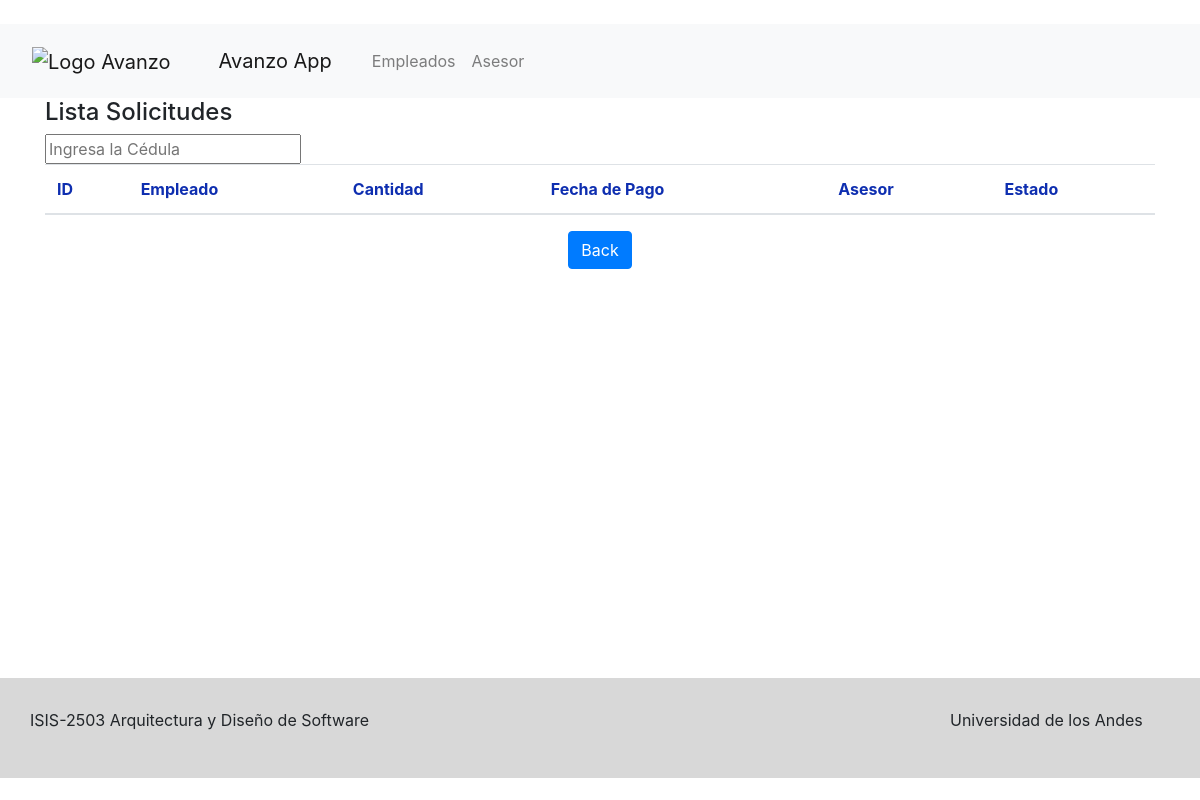
Page /asesor/ on the earlier database version.
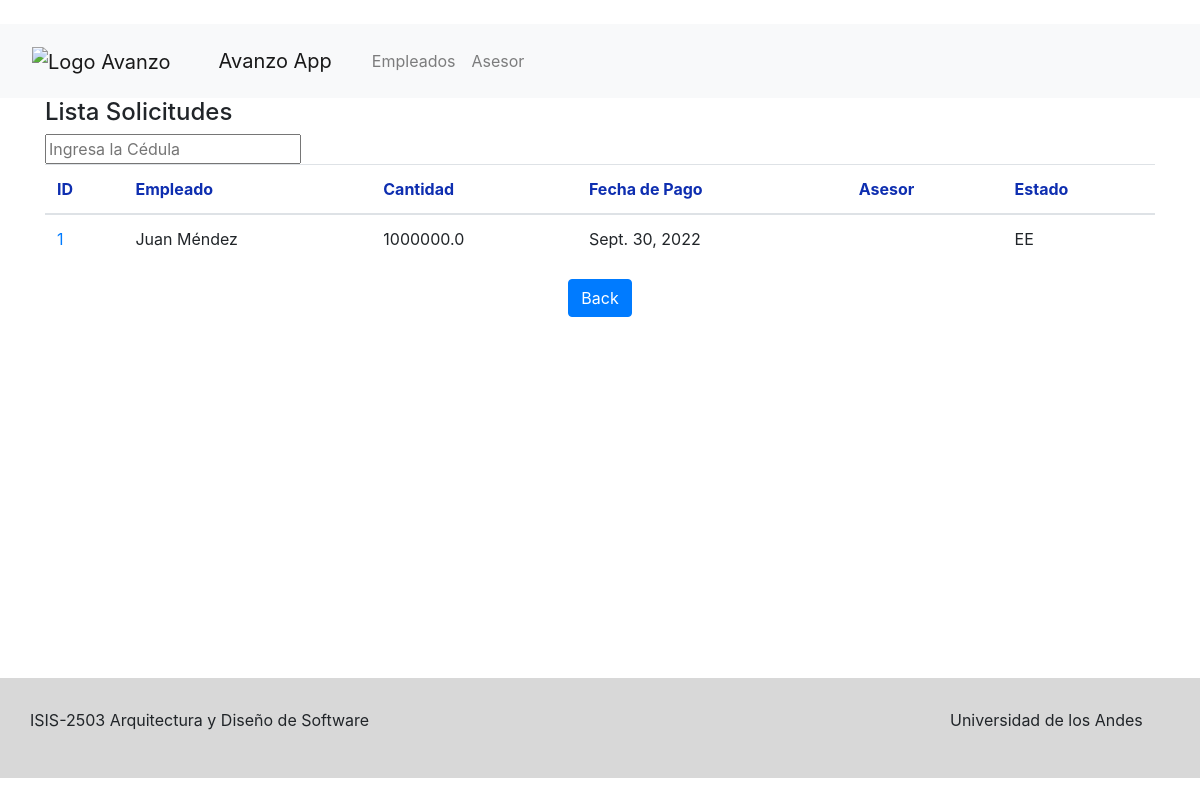
Same page on the later database version.
### Solicitud/models.py (models this page shows, shortened)
class Solicitud(models.Model):
    empleadoAfiliado = models.ForeignKey(EmpleadoAfiliado, on_delete=models.CASCADE)
    cantidad = models.FloatField()
    fechaPago = models.DateField()
    asesor = models.ForeignKey(AsesorAvanzo, on_delete=models.CASCADE, null = True, blank = True)
    class Enumeracion(models.TextChoices):
        EN_ESPERA = ("EE", "En Espera")
        APROBADO = ('AP', 'Aprobado')
        REPROBADO = ('RP', 'Reprobado')
        REINTENTE = ('RE', 'Reintente subiendo documentos más fiables')
    estado = models.CharField(
        max_length = 2,
        choices = Enumeracion.choices,
        default = Enumeracion.EN_ESPERA
    )

### EmpleadoAfiliado/models.py (models this page shows, shortened)
class EmpleadoAfiliado(models.Model):
    nombre = models.CharField(max_length=50)
    identificacion = models.CharField(max_length=15)
    empresa = models.ForeignKey(EmpresaAfiliada, on_delete=models.CASCADE)

### AsesorAvanzo/views.py (the view)
# urls.py: path('asesor/', views.listaSolicitudes, name="listaSolicitudes"),
def listaSolicitudes(request):
    solicitudes = get_solicitudes()
    id=request.GET.get('q')
    if id != None:
        print("id " ,id)
        old = solicitudes
        solicitudes = getSolicitudesByEmpleado(id)
        if (solicitudes == None):
            solicitudes = old
    return render(request, 'asesor.html', {'solicitudes': solicitudes})

### AsesorAvanzo/logic/logic_asesorAvanzo.py (called while the page is built)
def get_solicitudes():
    queryset = Solicitud.objects.all()
    return queryset

### AsesorAvanzo/templates/asesor.html
{% extends 'base.html' %} {% block content %}
<div class="content">
  <div class="">
    <div class="page-header-title">
      <h4 class="page-title">Lista Solicitudes</h4>
      <div class="panel panel-default">
        <div class="panel-body">
          <form action="{% url 'listaSolicitudes' %}" method="get">
            <input
              name="q"
              type="text"
              placeholder="Ingresa la Cédula"
            />
          </form>
          <table class="table table-hover">
            <thead>
              <tr style="color: #0e2eb0">
                <th>ID</th>
                <th font color="red">Empleado</th>
                <th>Cantidad</th>
                <th>Fecha de Pago</th>
                <th>Asesor</th>
                <th>Estado</th>
              </tr>
            </thead>
            <tbody>
             {% for Solicitud in solicitudes %}
              <tr>
                <td>
                  <a href="{% url 'detailSolicitud' Solicitud.id %}">{{ Solicitud.id }}</a
                  >
                </td>
                <td>{{ Solicitud.empleadoAfiliado.nombre }}</td>
                <td>{{ Solicitud.cantidad }}</td>
                <td>{{ Solicitud.fechaPago }}</td>
                <td>{{ Solicitud.asesor.nombre }}</td>
                <td>{{ Solicitud.estado }}</td>
              </tr>
              {% endfor %}
            </tbody>
          </table>
          <div style="text-align: center">
            <button
              type="button"
              class="btn btn-primary waves-effect waves-light"
              onClick=" window.location.href='/' "
            >
              Back
            </button>
          </div>
        </div>
      </div>
    </div>
  </div>
</div>
{% endblock %}

Differences in the rows shown:
added Solicitud: id "1", empleadoAfiliado.nombre "Juan Méndez", cantidad "1000000.0", fechaPago "Sept. 30, 2022", estado "EE"
